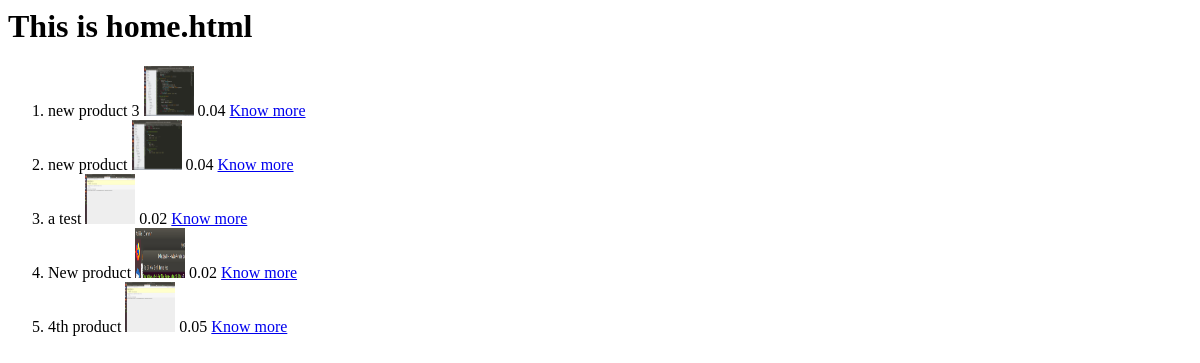
Before: /products/ with the older database file.
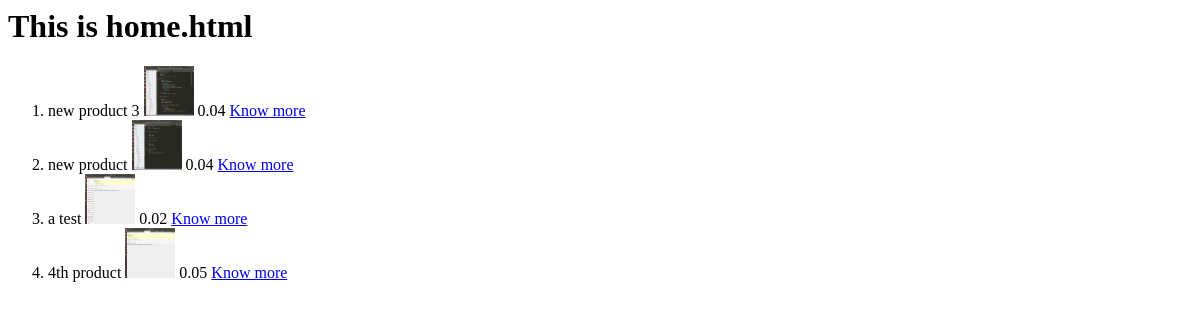
After: the same page with the newer database file.
### product/models.py (models this page shows, shortened)
class Product(models.Model):
	product_id=models.UUIDField(primary_key=True, default=uuid.uuid4)
	title=models.CharField(max_length=30,unique=True)
	descrip=models.TextField(blank=True)
	image=models.ImageField(upload_to='images/')
	cost = models.DecimalField(default=0.00, max_digits=10, decimal_places=2)
	slug=models.SlugField(max_length=30,null=True,unique=True)
	published_date=models.DateTimeField(auto_now_add=True)
	last_edited=models.DateTimeField(auto_now=True)
	readonly_fields=('product_id',)
	''' Every Cart has a relation to a Product  '''
	''' Every Product must reference the Company that published it '''
	publisher = models.ForeignKey(User, related_name='products', on_delete=models.CASCADE)

### product/views.py (the view)
# urls.py: 2. Add a URL to urlpatterns:  path('', views.home, name='home')
def home(request,*args,**kwargs):
	products=Product.objects.order_by('-title')
	return render(request,'home.html',{'products' : products })

### templates/home.html (shortened to what this page needs)
<h1> This is home.html </h1>
<ol>
{% for product in products %}
<li>{{ product.title }} <img src="{{ product.image.url }}" height="50px" width="50px"></img> {{ product.cost }}  <a href= "{% url 'product_detail' slug=product.slug %}">Know more </a></li>
{% endfor %}
</ol>

Changed rows visible on the page:
removed Product: title "New product", image (picture), cost "0.02"
changed Product "a test": image: a different picture
